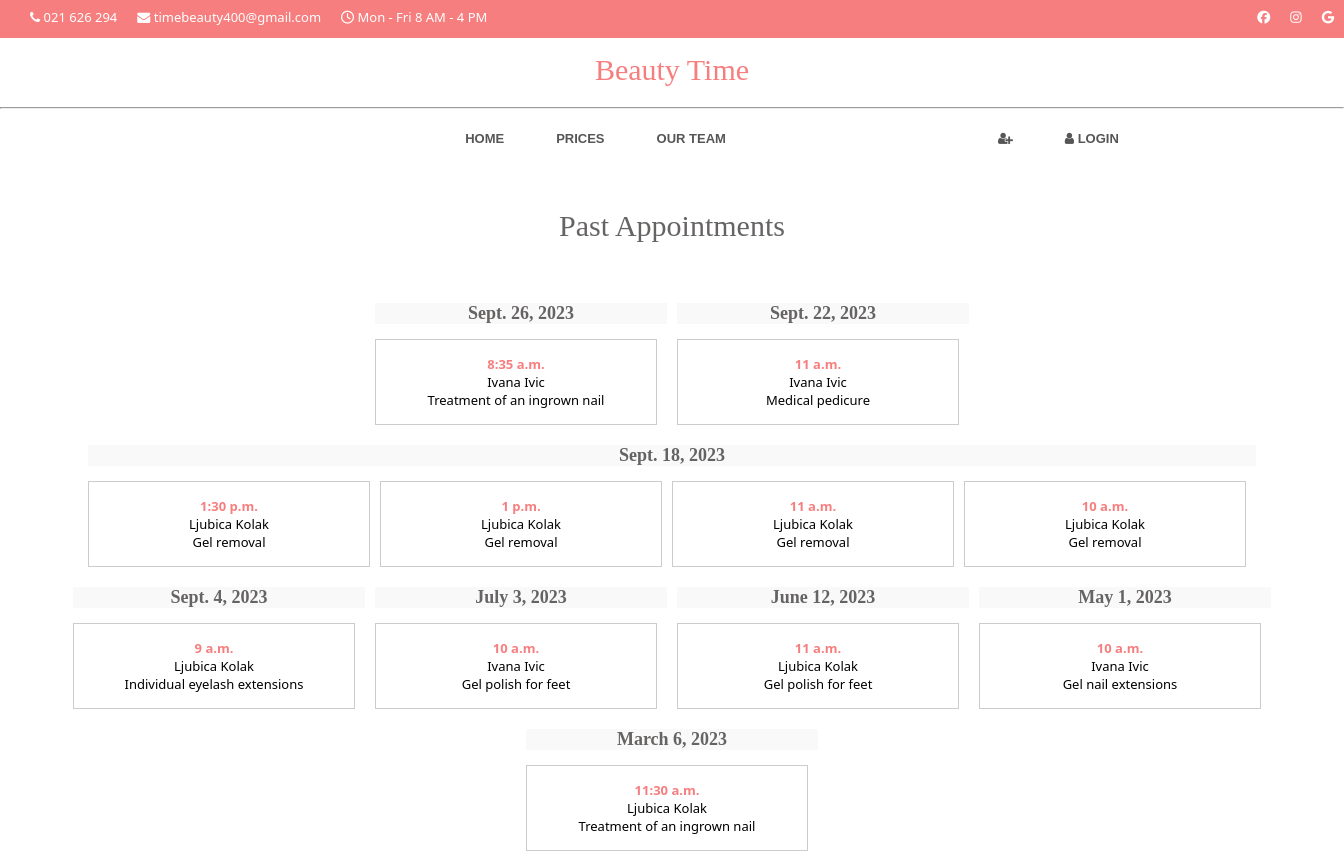
Screenshot of /employee_appointments_past/3 with the database file from the repository.
### app1/models.py (models this page shows, shortened)
class Appointment(models.Model):
    service = models.ForeignKey(Service, on_delete=models.CASCADE, null=True, blank=True, related_name='service')
    time_ordered = models.DateTimeField(default=datetime.now, blank=True)
    user = models.ForeignKey(Users, on_delete=models.CASCADE, null=True, blank=True, related_name='user_appointments')
    employee = models.ForeignKey(Users, on_delete=models.CASCADE, blank=True, null=True, related_name='employee_appointments')
    date = models.DateField(auto_now=False, auto_now_add=False)
    time = models.TimeField(auto_now=False, auto_now_add=False)
    rating = models.PositiveIntegerField(choices=((1, '★'), (2, '★★'), (3, '★★★'), (4, '★★★★'), (5, '★★★★★')), null=True, blank=True)

class Users(AbstractUser):
    email = models.EmailField()
    ROLES = (('employee', 'employee'), ('user', 'user'))
    role = models.CharField(max_length=50, choices=ROLES)
    phone = PhoneField(blank = True)
    category = models.ManyToManyField(ServiceCategory, related_name='users')
    image = models.ImageField(upload_to='images/', blank=True)
    def __str__(self):
        return ' %s %s' % (self.first_name, self.last_name)

class Service(models.Model):
    name = models.CharField(max_length=255)
    price = models.DecimalField(max_digits=10, decimal_places=2, blank=False)
    category = models.ForeignKey(ServiceCategory, on_delete=models.CASCADE, blank=True, null=True) #stupac u bazi moze biti prazan
    service_duration = models.DurationField()
    def __str__(self):
        return ' %s' % (self.name)

### app1/views.py (the view)
# urls.py: path('employee_appointments_past/<int:user_id>', views.get_employees_past_appointments, name='employee_appointments_past'),
def get_employees_past_appointments(request, user_id):
    current_datetime = timezone.now()
    past_appointments = Appointment.objects.filter(
        employee=user_id,
        date__lt=current_datetime.date()
    ).exclude(
        date=current_datetime.date(),
        time__gte=current_datetime.time()
    ).order_by('-date', '-time')
    grouped_past_appointments = {}
    for date, group in groupby(past_appointments, key=lambda app: app.date): #grupiranje termina s istim datumom
        grouped_past_appointments[date] = list(group)
    return render(request, 'employee_appointments_past.html', {'grouped_past_appointments':grouped_past_appointments})

### app1/templates/employee_appointments_past.html (shortened to what this page needs)
{% extends 'base.html' %}
{% block employee_app_past_block %}
<h1 class="app_title">Past Appointments</h1>
{% if grouped_past_appointments %}
    <div class="appointment-list">
        {% for date, appointments in grouped_past_appointments.items %}
                <div class="day-container">
                    <div class="day-box">
                        <div class="day-title">{{ date }}</div>
                    </div>
                    <div class="appointments-container">
                        {% for appointment in appointments %}
                            <div class="appointment">
                            <strong style="color:#f77e7e">{{ appointment.time }}</strong><br>
                                {{ appointment.user }}<br>
                                {{ appointment.service }}
                            </div>
                        {% endfor %}<br>
                    </div>
                </div>
        {% endfor %}
    </div>
{% else %}
    <p style="position:relative;text-align: center;top: 120px; font-family:'system-ui'">No past appointments.</p>
{% endif %}
{% endblock %}

### app1/templates/base.html (style rules this page uses)
* { margin: 0; padding: 0; }

### app1/templates/employee_appointments_past.html (style rules this page uses)
.day-container { text-align: center; }
.day-box { background-color: #f9f9f9; width: 100%; }
.day-title { font-weight: bold; margin-bottom: 5px; font-family: 'Brush Script Std'; text-align: center; font-size: 18px; color:rgb(102, 99, 99); }
.appointment-list { display: flex; flex-wrap: wrap; gap: 10px; justify-content: center; position: relative; top: 150px; }
.appointments-container { display: flex; flex-wrap: nowrap; overflow-x: auto; gap: 10px; padding: 10px 0; white-space: nowrap; }
.appointment { width: 250px; padding: 15px; font-size: 13px; border: 1px solid #ccc; background-color: #fff; font-family: 'system-ui'; }
.app_title { font-family: 'Brush Script Std'; text-align: center; font-size: 30px; color:rgb(102, 99, 99); position: relative; font-weight: 500; top: 90px; }

### rows the page displays
Appointment: date "Sept. 26, 2023", time "8:35 a.m.", user "Ivana Ivic", service "Treatment of an ingrown nail"
Appointment: date "Sept. 22, 2023", time "11 a.m.", user "Ivana Ivic", service "Medical pedicure"
Appointment: date "Sept. 18, 2023", time "1:30 p.m.", user "Ljubica Kolak", service "Gel removal"
Appointment: time "1 p.m.", user "Ljubica Kolak", service "Gel removal"
Appointment: time "11 a.m.", user "Ljubica Kolak", service "Gel removal"
Appointment: time "10 a.m.", user "Ljubica Kolak", service "Gel removal"
Appointment: date "Sept. 4, 2023", time "9 a.m.", user "Ljubica Kolak", service "Individual eyelash extensions"
Appointment: date "July 3, 2023", time "10 a.m.", user "Ivana Ivic", service "Gel polish for feet"
Appointment: date "June 12, 2023", time "11 a.m.", user "Ljubica Kolak", service "Gel polish for feet"
Appointment: date "May 1, 2023", time "10 a.m.", user "Ivana Ivic", service "Gel nail extensions"
Appointment: date "March 6, 2023", time "11:30 a.m.", user "Ljubica Kolak", service "Treatment of an ingrown nail"
